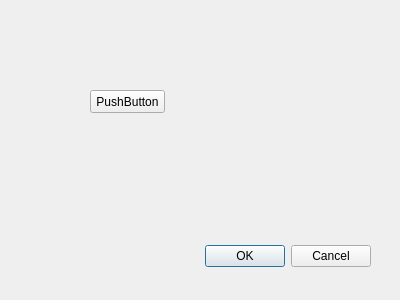
<?xml version="1.0" encoding="UTF-8"?>
<ui version="4.0">
 <class>MainWindow</class>
 <widget class="QDialog" name="MainWindow">
  <property name="geometry">
   <rect>
    <x>0</x>
    <y>0</y>
    <width>400</width>
    <height>300</height>
   </rect>
  </property>
  <property name="windowTitle">
   <string>Dialog</string>
  </property>
  <widget class="QDialogButtonBox" name="buttonBox">
   <property name="geometry">
    <rect>
     <x>30</x>
     <y>240</y>
     <width>341</width>
     <height>32</height>
    </rect>
   </property>
   <property name="orientation">
    <enum>Qt::Horizontal</enum>
   </property>
   <property name="standardButtons">
    <set>QDialogButtonBox::Cancel|QDialogButtonBox::Ok</set>
   </property>
  </widget>
  <widget class="QPushButton" name="pushButton">
   <property name="geometry">
    <rect>
     <x>90</x>
     <y>90</y>
     <width>75</width>
     <height>23</height>
    </rect>
   </property>
   <property name="text">
    <string>PushButton</string>
   </property>
  </widget>
 </widget>
 <resources/>
 <connections>
  <connection>
   <sender>buttonBox</sender>
   <signal>accepted()</signal>
   <receiver>MainWindow</receiver>
   <slot>accept()</slot>
   <hints>
    <hint type="sourcelabel">
     <x>248</x>
     <y>254</y>
    </hint>
    <hint type="destinationlabel">
     <x>157</x>
     <y>274</y>
    </hint>
   </hints>
  </connection>
  <connection>
   <sender>buttonBox</sender>
   <signal>rejected()</signal>
   <receiver>MainWindow</receiver>
   <slot>reject()</slot>
   <hints>
    <hint type="sourcelabel">
     <x>316</x>
     <y>260</y>
    </hint>
    <hint type="destinationlabel">
     <x>286</x>
     <y>274</y>
    </hint>
   </hints>
  </connection>
 </connections>
</ui>
